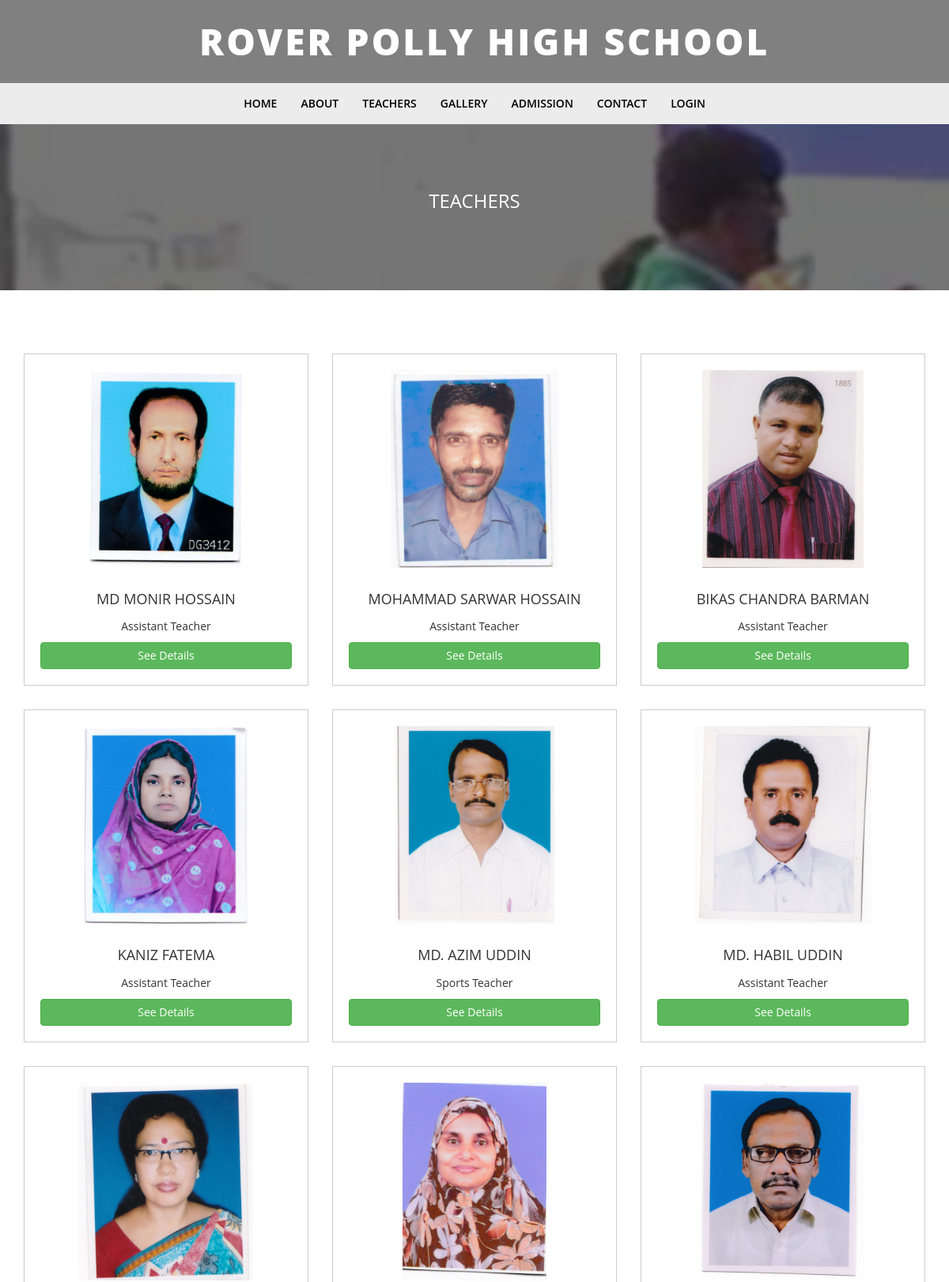
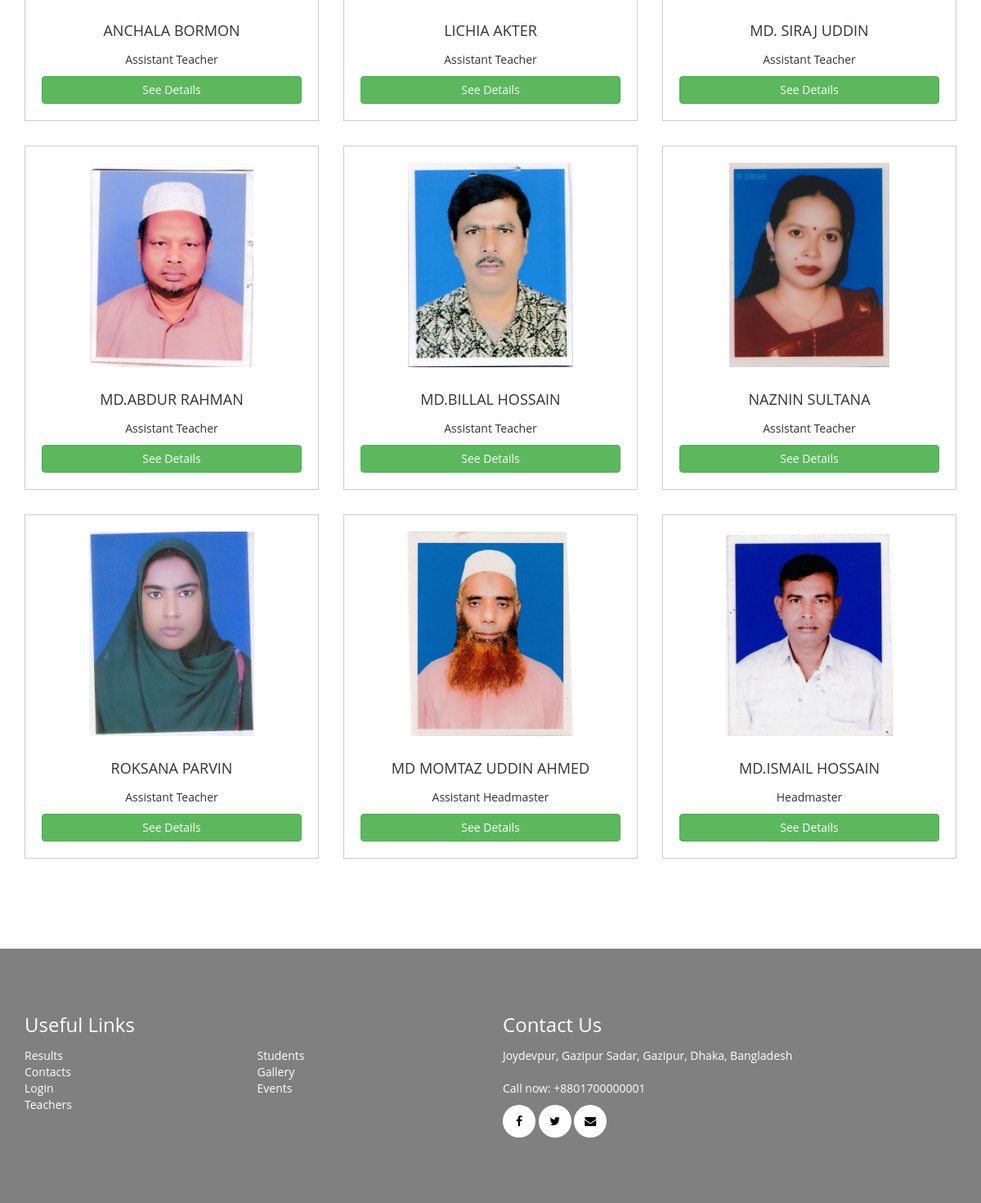
The app's page /teachers.php with its own data (2 pictures, top to bottom).
### tables this page shows
CREATE TABLE `page_options` (
  `id` int(11) NOT NULL,
  `school_meta_key` varchar(55) NOT NULL,
  `school_meta_value` text
);

CREATE TABLE `teachers` (
  `id` int(11) NOT NULL,
  `teacher_designation` varchar(50) NOT NULL,
  `teacher_gender` varchar(10) DEFAULT NULL,
  `teacher_qualification` text NOT NULL,
  `teacher_email` varchar(50) NOT NULL,
  `teacher_address` text NOT NULL,
  `teacher_contact` varchar(20) NOT NULL,
  `teacher_image` varchar(255) NOT NULL DEFAULT 'default.jpg'
);

CREATE TABLE `user` (
  `id` int(12) NOT NULL,
  `username` varchar(100) NOT NULL,
  `user_password` varchar(255) NOT NULL,
  `user_role` varchar(30) NOT NULL,
  `user_firstname` varchar(50) DEFAULT NULL,
  `user_lastname` varchar(50) DEFAULT NULL
);

### functions.php (called while the page is built, shortened)
<?php
require_once "includes/db.php";
function is_user_logged_in() {
	if(isset($_SESSION['user_role'])) {
		return true;
	} else {
		return false;
	}
}
function get_school_name() {
	global $conn;
	$query = "SELECT * FROM page_options WHERE school_meta_key='school_name'";
	$result = mysqli_query($conn, $query);
	if(mysqli_num_rows($result) > 0) {
		$row = mysqli_fetch_assoc($result);
		$school_name = $row['school_meta_value'];
	} else {
		$school_name = 'DEMO SCHOOL';
	}
	return $school_name;
}
function get_school_address() {
	global $conn;
	$query = "SELECT * FROM page_options WHERE school_meta_key='school_address'";
	$result = mysqli_query($conn, $query);
	if(mysqli_num_rows($result) > 0) {
		$row = mysqli_fetch_assoc($result);
		$school_addr = $row['school_meta_value'];
	} else {
		$school_addr = 'Dhaka, Bangladesh';
	}
	return $school_addr;
}

### teachers.php (the view, shortened to what this page needs)
<?php require_once "includes/header.php"; ?>
	<?php require_once "includes/banner.php" ?>
	<div class="about-section section-padding teacher-section">
        <?php if(!isset($_GET['t_id'])) { ?>
		<div class="container">
			<div class="row">
                <?php
                    $query = "SELECT * FROM teachers LEFT JOIN user ON teachers.teacher_email=user.username";
                    $result = mysqli_query($conn, $query);
                ?>
                <?php while ($row = mysqli_fetch_assoc($result)) { ?>
                <div class="col-md-4">
					<div class="single-about text-center">
                        <img src="assets/images/teacher-images/<?php echo $row['teacher_image']; ?>" alt="">
                        <div class="theme-margin"></div>
                        <h4 class="teacher-name"><?php echo $row['user_firstname']; ?> <?php echo $row['user_lastname']; ?></h4>
                        <p><?php echo $row['teacher_designation']; ?></p>
                        <a href="teachers.php?t_id=<?php echo $row['id']; ?>" class="btn btn-success btn-block">See Details</a>
					</div>
				</div>
                <?php } ?>
			</div>
		</div>
        <?php } ?>
	</div>
<?php require_once "includes/footer.php"; ?>

### includes/header.php (shortened to what this page needs)
<?php
	require_once "functions.php";
?>
<!DOCTYPE html>
<html lang="en">
<head>
	<link rel="stylesheet" tpe="text/css" href="assets/css/bootstrap.min.css">
	<link rel="stylesheet" tpe="text/css" href="assets/css/font-awesome.min.css">
	<link rel="stylesheet" tpe="text/css" href="style.css">
</head>
<body>
	<div class="main-header theme-bg">
		<div class="container">
			<div class="row">
				<div class="col-md-2 text-right">
				</div>
				<div class="col-md-10 text-left">
					<div class="rphs-logo">
						<h2><?php echo get_school_name(); ?></h2>
					</div>
				</div>
			</div>
		</div>
	</div>
	<div class="main-menu-wrap">
		<nav class="navbar">
			<div class="container">
				<div id="navbarCollapse" class="collapse navbar-collapse">
					<ul class="nav navbar-nav text-right">
						<li><a href="index.php">Home</a></li>
						<li><a href="about.php">About</a></li>
						<li><a href="teachers.php">Teachers</a></li>
						<li><a href="gallery.php">Gallery</a></li>
						<li><a href="admission.php">Admission</a></li>
						<li><a href="contact.php">Contact</a></li>
						<?php
							if(!is_user_logged_in()) {
								echo "<li><a href='login.php'>Login</a></li>";
							}
						?>
					</ul>
				</div>
			</div>
		</nav>
	</div>

### includes/banner.php
<div class="page-banner section-padding text-center text-light about-banner-bg">
	<div class="container">
		<div class="row">
			<div class="col-md-12">
				<div class="display-table page-banner-min-height">
					<div class="display-table-cell">
						<?php
							$pageName = pathinfo(basename($_SERVER['SCRIPT_NAME']), PATHINFO_FILENAME);
							$capitalizePageName = strtoupper($pageName);
							echo "<h3>$capitalizePageName</h3>"
						?>
					</div>
				</div>
			</div>
		</div>
	</div>
</div>

### includes/footer.php (shortened to what this page needs)
	<div class="footer-wrapper section-padding theme-bg">
		<div class="container">
			<div class="row">
				<div class="col-md-6">
					<h3 class="footer-header">Useful Links</h3>
					<ul class="footer-links">
						<li><a href="result.php">Results</a></li>
						<li><a href="contact.php">Contacts</a></li>
						<li><a href="login.php">Login</a></li>
						<li><a href="teachers.php">Teachers</a></li>
						<li><a href="login.php">Students</a></li>
						<li><a href="gallery.php">Gallery</a></li>
						<li><a href="event.php">Events</a></li>
					</ul>
				</div>
				<div class="col-md-6">
					<h3 class="footer-header">Contact Us</h3>
					<?php echo get_school_address(); ?>
					<ul class="social-profiles">
						<li><a href="https://facebook.com" target="_blank"><i class="fa fa-facebook"></i></a></li>
						<li><a href="https://twitter.com" target="_blank"><i class="fa fa-twitter"></i></a></li>
						<li><a href="mailto:admin@school.com"><i class="fa fa-envelope"></i></a></li>
					</ul>
				</div>
			</div>
		</div>
	</div>
</body>
</html>

### style.css (style rules this page uses)
img { max-width:100%; height: auto; }
h1, h2, h3, h4, h5, h6 { margin:0 0 15px; font-weight: 700px; }
body { font-family: 'Open Sans', sans-serif; }
.section-padding { padding:80px 0; }
.main-header { width: 100%; }
.theme-bg { background: #808080; }
.theme-bg a, .theme-bg h1, .theme-bg h2, .theme-bg h3, .theme-bg h4, .theme-bg p, .theme-bg { color: #fff; }
.main-header .rphs-logo h2 { color: #fff; padding: 27px; margin: 0; font-size: 46px; text-transform: uppercase; letter-spacing: 3px; font-weight: 800; }
.nav li a { color: #000; transition: 0.5s; text-transform: uppercase; font-weight: 600; }
.navbar { margin-bottom: 0px; }
.main-menu-wrap { background: #ececec; }
@media (min-width: 768px) { .navbar-nav { float:none; margin: 0 auto; display: table; table-layout: fixed; } }
.about-banner-bg { background: url(assets/images/banner-1.jpg); background-size: cover; background-repeat: no-repeat; background-attachment: fixed; }
.home-banner:after, .page-banner:after { position: absolute; content: ''; width: 100%; height: 100%; left: 0; top: 0; background: rgba(0, 0, 0, 0.5411764705882353); }
.home-banner, .page-banner { position: relative; }
.home-banner div, .page-banner div { z-index: 10; }
.text-light { color: #fff; }
.page-banner-min-height { min-height: 50px; }
.display-table { display: table; width: 100%; }
.display-table-cell { display: table-cell; text-align: center; vertical-align: middle; }
.single-about { padding: 20px; border: 1px solid #ccc; }
ul.footer-links { columns: 2; list-style-type: none; margin: 0; padding: 0; }
ul.social-profiles { margin: 0; padding: 0; list-style-type: none; }
ul.social-profiles li { display: inline-block; }
ul.social-profiles li a { display: block; color: #000; background: #fff; border-radius: 50%; height: 40px; width: 40px; text-align: center; line-height: 40px; }
.theme-margin { width: 100%; height: 30px; }
.teacher-section .col-md-4 { margin-bottom: 30px; }
.teacher-section .col-md-4 img { height: 250px; }

### records on screen
page_options: school_meta_value "ROVER POLLY HIGH SCHOOL"
teachers: teacher_image (picture), user.user_firstname "MD MONIR", user.user_lastname "HOSSAIN", teacher_designation "Assistant Teacher"
teachers: teacher_image (picture), user.user_firstname "MOHAMMAD SARWAR", user.user_lastname "HOSSAIN", teacher_designation "Assistant Teacher"
teachers: teacher_image (picture), user.user_firstname "BIKAS CHANDRA", user.user_lastname "BARMAN", teacher_designation "Assistant Teacher"
teachers: teacher_image (picture), user.user_firstname "KANIZ", user.user_lastname "FATEMA", teacher_designation "Assistant Teacher"
teachers: teacher_image (picture), user.user_firstname "MD. AZIM", user.user_lastname "UDDIN", teacher_designation "Sports Teacher"
teachers: teacher_image (picture), user.user_firstname "MD. HABIL", user.user_lastname "UDDIN", teacher_designation "Assistant Teacher"
teachers: teacher_image (picture), user.user_firstname "ANCHALA", user.user_lastname "BORMON", teacher_designation "Assistant Teacher"
teachers: teacher_image (picture), user.user_firstname "LICHIA", user.user_lastname "AKTER", teacher_designation "Assistant Teacher"
teachers: teacher_image (picture), user.user_firstname "MD. SIRAJ", user.user_lastname "UDDIN", teacher_designation "Assistant Teacher"
teachers: teacher_image (picture), user.user_firstname "MD.ABDUR", user.user_lastname "RAHMAN", teacher_designation "Assistant Teacher"
teachers: teacher_image (picture), user.user_firstname "MD.BILLAL", user.user_lastname "HOSSAIN", teacher_designation "Assistant Teacher"
teachers: teacher_image (picture), user.user_firstname "NAZNIN", user.user_lastname "SULTANA", teacher_designation "Assistant Teacher"
teachers: teacher_image (picture), user.user_firstname "ROKSANA", user.user_lastname "PARVIN", teacher_designation "Assistant Teacher"
teachers: teacher_image (picture), user.user_firstname "MD MOMTAZ", user.user_lastname "UDDIN AHMED", teacher_designation "Assistant Headmaster"
teachers: teacher_image (picture), user.user_firstname "MD.ISMAIL", user.user_lastname "HOSSAIN", teacher_designation "Headmaster"
page_options: school_meta_value "Joydevpur, Gazipur Sadar, Gazipur, Dhaka, Bangladesh Call now: +8801700000001"

### other values on screen
$capitalizePageName "TEACHERS"
